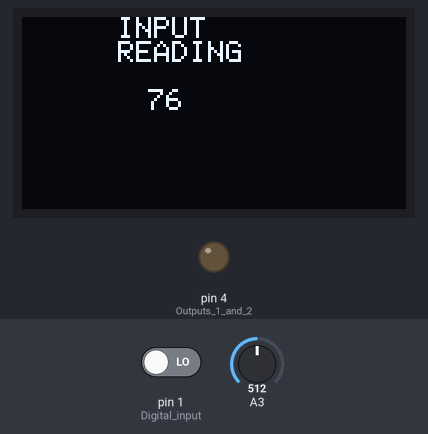
This sketch was run on a simulated Arduino Uno, built with avr-gcc and run on an emulated ATmega328P. Shown: 128×64 one-colour display, output pins drawn as LEDs (lit = HIGH). Wiring (inferred from the names in the program): I2C bus: SDA pin 10; SCL pin 8; SSD1306 OLED at I2C address 0x3C. Inputs (shaded band) come from the test bench; at power-on: A3 = 512, pin 1 (Digital_input) LOW. Pins used as bus, display or sensor lines are not drawn.

Above: at 1.3 s.
1.4 s: A3 set to 43
At 2.5 s:
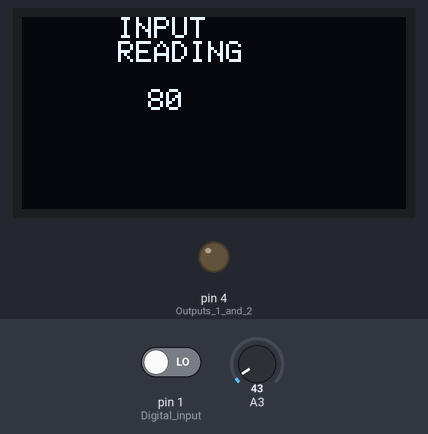
3.6 s: A3 set to 35
At 5.4 s:
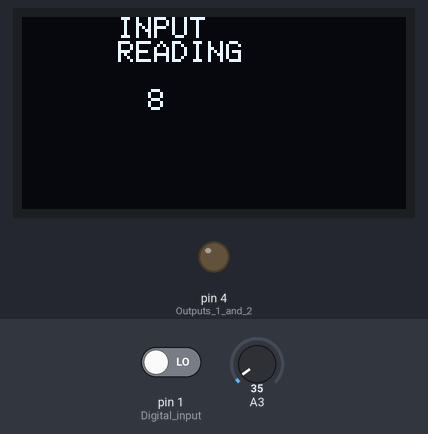
6.1 s: pin 1 (Digital_input) driven HIGH
At 6.8 s:
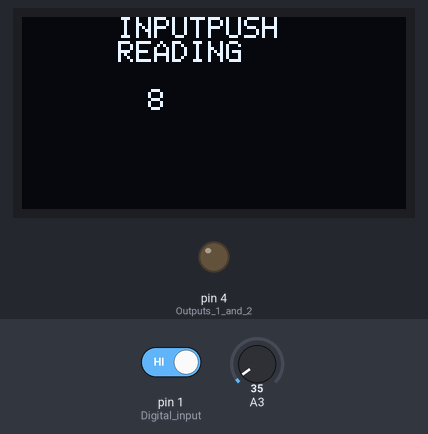
7.7 s: A3 set to 796
At 10.4 s:
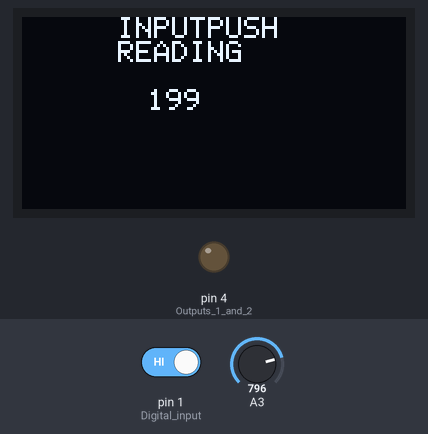
10.7 s: A3 set to 820
At 13.5 s:
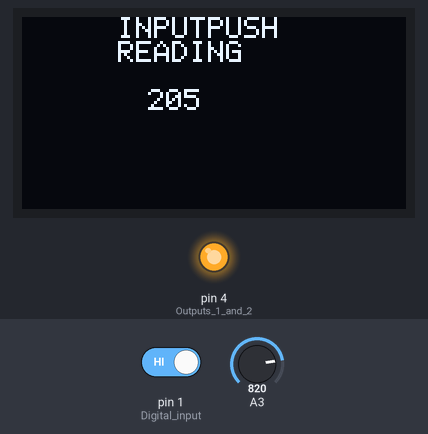
13.7 s: pin 1 (Digital_input) driven LOW
At 14.5 s:
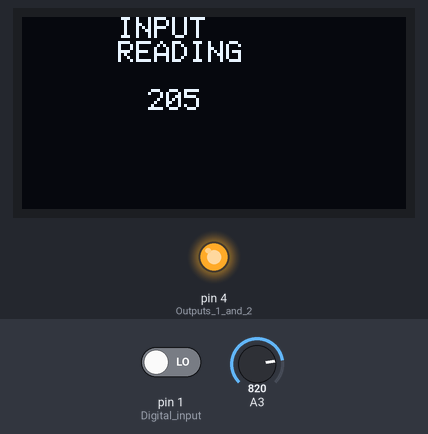
Timing chart, 0 to 16.7 s (numbered marks = the images above; inputs shaded):
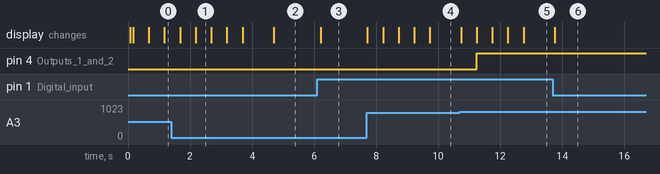

Measured:
- the behaviour switches between 40 and 39 on A3 (found by bisection; images 1 and 2)
- the behaviour switches between 803 and 804 on A3 (found by bisection; images 4 and 5)
- after the input at 3.6 s, the display: first changes after 0.09 s (image 2 shows a later state)
- after the input at 6.1 s, the display: changes after 0.11 s (image 3)
- after the input at 7.7 s, the display: first changes at once (image 4 shows a later state)
- after the input at 10.7 s, pin 4 (Outputs_1_and_2): LOW → HIGH after 0.54 s; the display: first changes at once (image 5 shows a later state)
- after the input at 13.7 s, the display: changes after 0.06 s (image 6)

The sketch:

Display_Example.ino
```cpp
// (licence header left out)
#include <avr/io.h>
#include "oled.h"

OLED oled = OLED();
byte valueDisplayLine = 3;
char inputChar[] = "0000";

//external input smoothing
const byte numReadings = 5;     //smoothing factor
int readings[numReadings];      // stores readings from the analog input
byte readIndex = 0;             // the index of the current reading
int total = 0;                  // the running total
static int smoothRead;

void setup()
{
  delay(40);
  oled.init();
  oled.fillscreen(0x00);                          // clear screen
  oled.char_f6x8(0, 0, "INPUT");
  oled.char_f6x8(0, 1, "READING");
  delay(100);

  pinMode(1, INPUT);  //Digital input (push button)
  pinMode(3, INPUT);  //Analog input - potentiometer and I/O 3
  pinMode(4, OUTPUT); //Outputs 1 and 2

}

void loop()
{
  smoothRead = inputRead(3);                       //take an averaged reading and store it in a variable
  itoa(smoothRead, inputChar, 10);                 //convert the stored reading, in base 10, to ascii, and store the result it in var inputChar
  oled.fillLine(valueDisplayLine,0x00);            //clear the line
  oled.char_f6x8(10, valueDisplayLine, inputChar); //print the reading

  if (smoothRead > 200) digitalWrite(4, 255);      //activate the output depending on the reading
  else digitalWrite(4, 0);

  if (digitalRead(1) == HIGH)
  {
    oled.char_f6x8(30, 0, "PUSH");
    //tone(4, 440, 10);
  }
  else
  {
    oled.char_f6x8(30, 0, "    ");
  }
  delay(500);                                       //interval between readings
}

int inputRead(byte pin) {                     //with averaging
  total = total - readings[readIndex];
  readings[readIndex] = analogRead(pin) >> 2; // right shifting by 2 to get values between 0 and 255 (0-1023/2^2)
  total = total + readings[readIndex];
  readIndex = readIndex + 1;
  if (readIndex >= numReadings) readIndex = 0;
  return total / numReadings;
}
```

oled.cpp
```cpp
// (licence header left out)
#include "oled.h"

#define sbi(bit) PORTB |= (1 << (bit))  //macro to set a bit in PORTB
#define cbi(bit) PORTB &= ~(1 << (bit)) //macro to clear a bit in PORTB

#define HOR_OFFSET      (128 - SCREEN_WIDTH) / 2

void OLED::init(void)
{
  DDRB |= (1 << SDA);	                       //set port as output
  DDRB |= (1 << SCL);	                       //set port as output

  send_command(0xAE);                          //display off
  send_command(0xD5); send_command(0x80);      //0xD5 command to set display clock // 0x80 recommended value

  if (SCREEN_HEIGHT == 32)
  {
    send_command(0xA8); send_command(0x1F);    //set multiplex: 0x1F for height = 32, 0x3F for  height = 64
  }
  else send_command(0xA8); send_command(0x3F);

  send_command(0x40);                          //zero start line
  send_command(0x8D); send_command(0x14);      //charge pump

  send_command(0x20); send_command(0x02);      //0x20 command to set memory mode: 0x02, page addressing

  if (SCREEN_HEIGHT == 32)
  {
    send_command(0xDA); send_command(0x02);    //0xDA set com pins
  }
  else send_command(0xDA); send_command(0x12);

  send_command(0xD3); send_command(0x00);      //0xD3 command to set display offset (vertical)
  send_command(0xA6);                          //command to set Display color 0xA6 Normal 0xA7=Inverse

  send_command(0x81); send_command(0x7F);      //0x81 command to send contrast, 7F actual value (0x00 to 0xFF)

  if (FLIPSCREEN)
  {
    send_command(0xA1);                        //0xA0/0xA1 flip horizontally
    send_command(0xC8);                        //0xC0/0xC8 flip vertically
  }

  send_command(0xD9); send_command(0xF1);      //0xD9 command to set pre charge

  send_command(0xDB); send_command(0x80);      //set vcom detect

  send_command(0xA4);                          //entire display ON, follow RAM
  send_command(0xAF);                          //display ON

  fillscreen(0x00);                            //clear screen
}

void OLED::xfer_start(void)
{
  sbi(SCL);
  sbi(SDA);
  cbi(SDA);
  cbi(SCL);
}

void OLED::xfer_stop(void)
{
  cbi(SCL);
  cbi(SDA);
  sbi(SCL);
  sbi(SDA);
}

void OLED::send_byte(uint8_t byte)
{
  uint8_t i;
  for (i = 0; i < 8; i++)
  {
    if ((byte << i) & 0x80) sbi(SDA);
    else cbi(SDA);
    sbi(SCL);
    cbi(SCL);
  }
  sbi(SDA);
  sbi(SCL);
  cbi(SCL);
}

void OLED::send_command(uint8_t command)
{
  xfer_start();
  send_byte(SA);          // slave address
  send_byte(0x00);	  // write command
  send_byte(command);
  xfer_stop();
}

void OLED::send_data_start(void)
{
  xfer_start();
  send_byte(SA);          // slave address
  send_byte(0x40);	  // write data
}

void OLED::send_data_stop(void)
{
  xfer_stop();
}

void OLED::setpos(unsigned int x, unsigned int y)
{
  xfer_start();
  send_byte(SA);                  //slave address
  send_byte(0x00);	          //write command
  send_byte(0xb0 + y);
  send_byte((((x + HOR_OFFSET - 1) & 0xf0) >> 4) | 0x10);  // |0x10
  send_byte(((x + HOR_OFFSET - 1) & 0x0f) | 0x01);         // |0x01
  xfer_stop();
}

void OLED::fillscreen(unsigned int fill_Data)
{
  uint8_t k, m, n;
  k = SCREEN_HEIGHT >> 3;       //screenHeight / 8
  for (m = 0; m < k; m++)
  {
    send_command(0xb0 + m);	//page0-page1
    send_command(0x00);		//low column start address
    send_command(0x10);		//high column start address
    send_command(0x21); send_command(HOR_OFFSET); send_command(127 - HOR_OFFSET); //0x21 command to setup column start and end address. Values are decimal
    send_data_start();
    for (n = 0; n < SCREEN_WIDTH; n++)
    {
      send_byte(fill_Data);
    }
    send_data_stop();
  }
}

void OLED::fillLine(unsigned int line, unsigned int fill_Data)
{
  uint8_t n;
    send_command(0xb0 + line);	//page0-page1
    send_command(0x00);		//low column start address
    send_command(0x10);		//high column start address
    send_command(0x21); send_command(HOR_OFFSET); send_command(127 - HOR_OFFSET); //0x21 command to setup column start and end address. Values are decimal
    send_data_start();
    for (n = 0; n < SCREEN_WIDTH; n++)
    {
      send_byte(fill_Data);
    }
    send_data_stop();
}

void OLED::char_f6x8(uint8_t x, uint8_t y, const char ch[])
{
  uint8_t c, i, j = 0;
  while (ch[j] != '\0')
  {
    c = ch[j] - 32;

    //without this check, if the characters are longer than the size of the screen, they wrap up and overwrite the line
    if (x > (SCREEN_WIDTH - 2))          //orig 126  --screenwidth - 2
    {
      x = 0;
      y++;
    }
    setpos(x, y);
    send_data_start();
    for (i = 0; i < 6; i++)
    {
      send_byte(pgm_read_byte(&font6x8[c * 6 + i]));
    }
    send_data_stop();
    x += 6;
    j++;
  }
}

/*
//SSD1306xLED LICENSE//
Copyright (c) 2016 Neven Boyanov, Tinusaur Team. All Rights Reserved.

Permission is hereby granted, free of charge, to any person obtaining a copy
of this software and associated documentation files (the "Software"), to deal
in the Software without restriction, including without limitation the rights
to use, copy, modify, merge, publish, distribute, sublicense, and/or sell
copies of the Software, and to permit persons to whom the Software is
furnished to do so, subject to the following conditions:

The above copyright notice and this permission notice shall be included
in all copies or substantial portions of the Software.

THE SOFTWARE IS PROVIDED "AS IS", WITHOUT WARRANTY OF ANY KIND, EXPRESS
OR IMPLIED, INCLUDING BUT NOT LIMITED TO THE WARRANTIES OF MERCHANTABILITY,
FITNESS FOR A PARTICULAR PURPOSE AND NONINFRINGEMENT. IN NO EVENT SHALL THE
AUTHORS OR COPYRIGHT HOLDERS BE LIABLE FOR ANY CLAIM, DAMAGES OR OTHER
LIABILITY, WHETHER IN AN ACTION OF CONTRACT, TORT OR OTHERWISE, ARISING FROM,
OUT OF OR IN CONNECTION WITH THE SOFTWARE OR THE USE OR OTHER DEALINGS IN
THE SOFTWARE.
*/
```

oled.h
```cpp
// (licence header left out)
#include <avr/pgmspace.h>

#define OLED_h

///////////USER SETTINGS/////////////

#define SCREEN_WIDTH		64
#define SCREEN_HEIGHT		48

#define FLIPSCREEN              0       // 0 or 1

/////////////////////////////////////

#define SCL		        PB0	// SCL,	MO in miniMO
#define SDA		        PB2	// SDA,	SCK in miniMO (you lose I/O 4)
//#define SDA		        PB1	// SDA,	MI in miniMO (you lose push button)

#define SA		        0x78	// Slave address

class OLED
{
  public:
    void init(void);
    void initB(void);
    void fillscreen(unsigned int fill_Data);
    void fillLine(unsigned int line, unsigned int fill_Data);
    void char_f6x8(uint8_t x, uint8_t y, const char ch[]);

  private:
    void xfer_start(void);
    void xfer_stop(void);
    void send_byte(uint8_t byte);
    void send_command(uint8_t command);
    void send_data_start(void);
    void send_data_stop(void);
    void setpos(unsigned int x, unsigned int y);
};

/* Standard ASCII 6x8 font */
const uint8_t font6x8 [] PROGMEM =
{
  0x00, 0x00, 0x00, 0x00, 0x00, 0x00, // sp
  0x00, 0x00, 0x00, 0x2f, 0x00, 0x00, // !
  0x00, 0x00, 0x07, 0x00, 0x07, 0x00, // "
  0x00, 0x14, 0x7f, 0x14, 0x7f, 0x14, // #
  0x00, 0x24, 0x2a, 0x7f, 0x2a, 0x12, // $
  0x00, 0x62, 0x64, 0x08, 0x13, 0x23, // %
  0x00, 0x36, 0x49, 0x55, 0x22, 0x50, // &
  0x00, 0x00, 0x05, 0x03, 0x00, 0x00, // '
  0x00, 0x00, 0x1c, 0x22, 0x41, 0x00, // (
  0x00, 0x00, 0x41, 0x22, 0x1c, 0x00, // )
  0x00, 0x14, 0x08, 0x3E, 0x08, 0x14, // *
  0x00, 0x08, 0x08, 0x3E, 0x08, 0x08, // +
  0x00, 0x00, 0x00, 0xA0, 0x60, 0x00, // ,
  0x00, 0x08, 0x08, 0x08, 0x08, 0x08, // -
  0x00, 0x00, 0x60, 0x60, 0x00, 0x00, // .
  0x00, 0x20, 0x10, 0x08, 0x04, 0x02, // /
  0x00, 0x3E, 0x51, 0x49, 0x45, 0x3E, // 0
  0x00, 0x00, 0x42, 0x7F, 0x40, 0x00, // 1
  0x00, 0x42, 0x61, 0x51, 0x49, 0x46, // 2
  0x00, 0x21, 0x41, 0x45, 0x4B, 0x31, // 3
  0x00, 0x18, 0x14, 0x12, 0x7F, 0x10, // 4
  0x00, 0x27, 0x45, 0x45, 0x45, 0x39, // 5
  0x00, 0x3C, 0x4A, 0x49, 0x49, 0x30, // 6
  0x00, 0x01, 0x71, 0x09, 0x05, 0x03, // 7
  0x00, 0x36, 0x49, 0x49, 0x49, 0x36, // 8
  0x00, 0x06, 0x49, 0x49, 0x29, 0x1E, // 9
  0x00, 0x00, 0x36, 0x36, 0x00, 0x00, // :
  0x00, 0x00, 0x56, 0x36, 0x00, 0x00, // ;
  0x00, 0x08, 0x14, 0x22, 0x41, 0x00, // <
  0x00, 0x14, 0x14, 0x14, 0x14, 0x14, // =
  0x00, 0x00, 0x41, 0x22, 0x14, 0x08, // >
  0x00, 0x02, 0x01, 0x51, 0x09, 0x06, // ?
  0x00, 0x32, 0x49, 0x59, 0x51, 0x3E, // @
  0x00, 0x7C, 0x12, 0x11, 0x12, 0x7C, // A
  0x00, 0x7F, 0x49, 0x49, 0x49, 0x36, // B
  0x00, 0x3E, 0x41, 0x41, 0x41, 0x22, // C
  0x00, 0x7F, 0x41, 0x41, 0x22, 0x1C, // D
  0x00, 0x7F, 0x49, 0x49, 0x49, 0x41, // E
  0x00, 0x7F, 0x09, 0x09, 0x09, 0x01, // F
  0x00, 0x3E, 0x41, 0x49, 0x49, 0x7A, // G
  0x00, 0x7F, 0x08, 0x08, 0x08, 0x7F, // H
  0x00, 0x00, 0x41, 0x7F, 0x41, 0x00, // I
  0x00, 0x20, 0x40, 0x41, 0x3F, 0x01, // J
  0x00, 0x7F, 0x08, 0x14, 0x22, 0x41, // K
  0x00, 0x7F, 0x40, 0x40, 0x40, 0x40, // L
  0x00, 0x7F, 0x02, 0x0C, 0x02, 0x7F, // M
  0x00, 0x7F, 0x04, 0x08, 0x10, 0x7F, // N
  0x00, 0x3E, 0x41, 0x41, 0x41, 0x3E, // O
  0x00, 0x7F, 0x09, 0x09, 0x09, 0x06, // P
  0x00, 0x3E, 0x41, 0x51, 0x21, 0x5E, // Q
  0x00, 0x7F, 0x09, 0x19, 0x29, 0x46, // R
  0x00, 0x46, 0x49, 0x49, 0x49, 0x31, // S
  0x00, 0x01, 0x01, 0x7F, 0x01, 0x01, // T
  0x00, 0x3F, 0x40, 0x40, 0x40, 0x3F, // U
  0x00, 0x1F, 0x20, 0x40, 0x20, 0x1F, // V
  0x00, 0x3F, 0x40, 0x38, 0x40, 0x3F, // W
  0x00, 0x63, 0x14, 0x08, 0x14, 0x63, // X
  0x00, 0x07, 0x08, 0x70, 0x08, 0x07, // Y
  0x00, 0x61, 0x51, 0x49, 0x45, 0x43, // Z
  0x00, 0x00, 0x7F, 0x41, 0x41, 0x00, // [
  0x00, 0x55, 0x2A, 0x55, 0x2A, 0x55, // 55
  0x00, 0x00, 0x41, 0x41, 0x7F, 0x00, // ]
  0x00, 0x04, 0x02, 0x01, 0x02, 0x04, // ^
  0x00, 0x40, 0x40, 0x40, 0x40, 0x40, // _
  0x00, 0x00, 0x01, 0x02, 0x04, 0x00, // '
  0x00, 0x20, 0x54, 0x54, 0x54, 0x78, // a
  0x00, 0x7F, 0x48, 0x44, 0x44, 0x38, // b
  0x00, 0x38, 0x44, 0x44, 0x44, 0x20, // c
  0x00, 0x38, 0x44, 0x44, 0x48, 0x7F, // d
  0x00, 0x38, 0x54, 0x54, 0x54, 0x18, // e
  0x00, 0x08, 0x7E, 0x09, 0x01, 0x02, // f
  0x00, 0x18, 0xA4, 0xA4, 0xA4, 0x7C, // g
  0x00, 0x7F, 0x08, 0x04, 0x04, 0x78, // h
  0x00, 0x00, 0x44, 0x7D, 0x40, 0x00, // i
  0x00, 0x40, 0x80, 0x84, 0x7D, 0x00, // j
  0x00, 0x7F, 0x10, 0x28, 0x44, 0x00, // k
  0x00, 0x00, 0x41, 0x7F, 0x40, 0x00, // l
  0x00, 0x7C, 0x04, 0x18, 0x04, 0x78, // m
  0x00, 0x7C, 0x08, 0x04, 0x04, 0x78, // n
  0x00, 0x38, 0x44, 0x44, 0x44, 0x38, // o
  0x00, 0xFC, 0x24, 0x24, 0x24, 0x18, // p
  0x00, 0x18, 0x24, 0x24, 0x18, 0xFC, // q
  0x00, 0x7C, 0x08, 0x04, 0x04, 0x08, // r
  0x00, 0x48, 0x54, 0x54, 0x54, 0x20, // s
  0x00, 0x04, 0x3F, 0x44, 0x40, 0x20, // t
  0x00, 0x3C, 0x40, 0x40, 0x20, 0x7C, // u
  0x00, 0x1C, 0x20, 0x40, 0x20, 0x1C, // v
  0x00, 0x3C, 0x40, 0x30, 0x40, 0x3C, // w
  0x00, 0x44, 0x28, 0x10, 0x28, 0x44, // x
  0x00, 0x1C, 0xA0, 0xA0, 0xA0, 0x7C, // y
  0x00, 0x44, 0x64, 0x54, 0x4C, 0x44, // z
  0x14, 0x14, 0x14, 0x14, 0x14, 0x14, // horiz lines
};

/*
//SSD1306xLED LICENSE//
Copyright (c) 2016 Neven Boyanov, Tinusaur Team. All Rights Reserved.

Permission is hereby granted, free of charge, to any person obtaining a copy
of this software and associated documentation files (the "Software"), to deal
in the Software without restriction, including without limitation the rights
to use, copy, modify, merge, publish, distribute, sublicense, and/or sell
copies of the Software, and to permit persons to whom the Software is
furnished to do so, subject to the following conditions:

The above copyright notice and this permission notice shall be included
in all copies or substantial portions of the Software.

THE SOFTWARE IS PROVIDED "AS IS", WITHOUT WARRANTY OF ANY KIND, EXPRESS
OR IMPLIED, INCLUDING BUT NOT LIMITED TO THE WARRANTIES OF MERCHANTABILITY,
FITNESS FOR A PARTICULAR PURPOSE AND NONINFRINGEMENT. IN NO EVENT SHALL THE
AUTHORS OR COPYRIGHT HOLDERS BE LIABLE FOR ANY CLAIM, DAMAGES OR OTHER
LIABILITY, WHETHER IN AN ACTION OF CONTRACT, TORT OR OTHERWISE, ARISING FROM,
OUT OF OR IN CONNECTION WITH THE SOFTWARE OR THE USE OR OTHER DEALINGS IN
THE SOFTWARE.
*/
```
